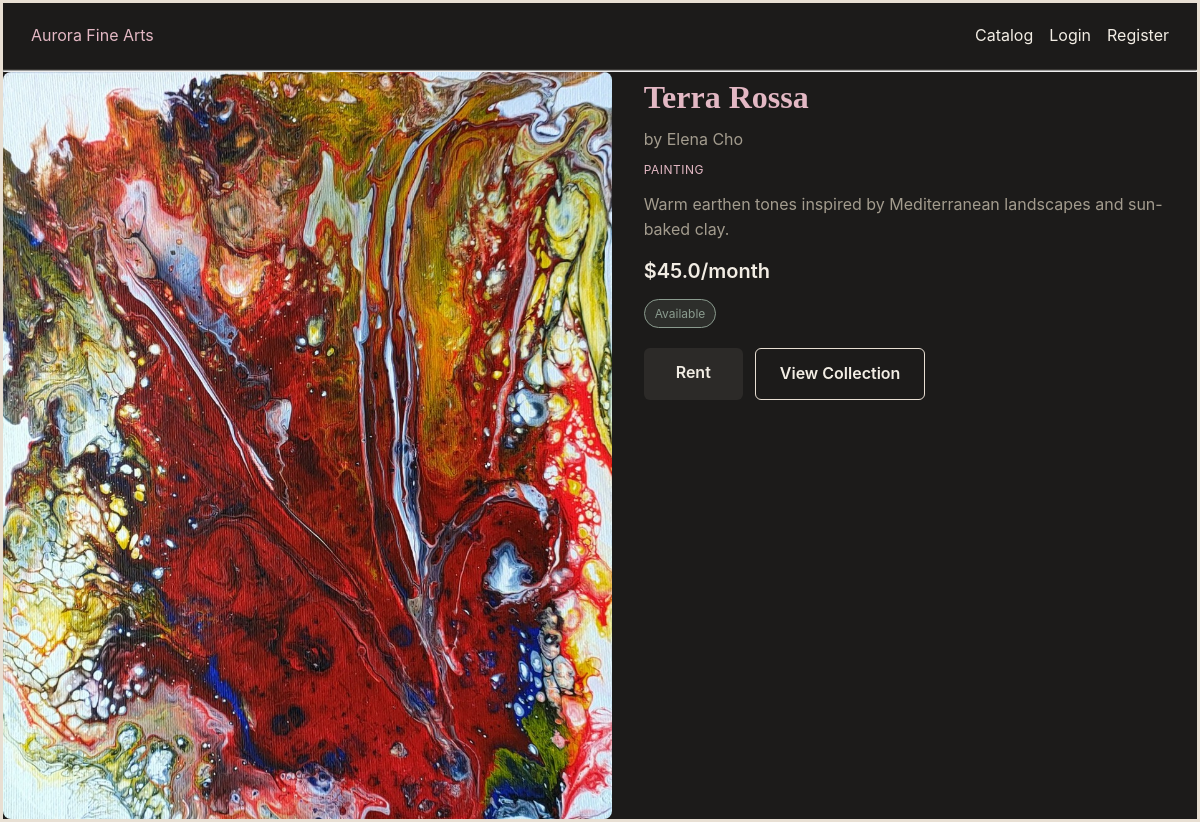
The page /artwork/2 on the database its author committed.
### models.py (models this page shows, shortened)
class Artwork(db.Model):
    id = db.Column(db.Integer, primary_key=True)
    title = db.Column(db.String(150), nullable=False)
    artist_name = db.Column(db.String(150), nullable=False)
    category = db.Column(db.String(80))
    price_per_month = db.Column(db.Float, nullable=False)
    is_available = db.Column(db.Boolean, default=True)
    image_url = db.Column(db.String(300))
    description = db.Column(db.Text)

### app.py (the view)
@app.route("/artwork/<int:artwork_id>")
def artwork_detail(artwork_id):
    artwork = Artwork.query.get_or_404(artwork_id)
    return render_template("artwork_detail.html", artwork=artwork)

### templates/artwork_detail.html (shortened to what this page needs)
{% extends "base.html" %}
{% block content %}
    <div class="detail-layout">
        <img src="{{ artwork.image_url }}" alt="{{ artwork.title }}" class="detail-img">
        <div class="detail-info">
            <h1>{{ artwork.title }}</h1>
            <p class="detail-artist">by {{ artwork.artist_name }}</p>
            <p class="category-tag">{{ artwork.category }}</p>
            {% if artwork.description %}
                <p class="detail-description">{{ artwork.description }}</p>
            {% endif %}
            <p class="detail-price">${{ artwork.price_per_month }}/month</p>
            {% if artwork.is_available %}
                <span class="badge">Available</span>
            {% else %}
                <span class="badge" style="border-color:#A39C8E; color:#A39C8E; background:rgba(163,156,142,0.15);">Not available</span>
            {% endif %}
            <div class="detail-actions">
                {% if artwork.is_available and (not current_user.is_authenticated or not current_user.is_admin) %}
                    <a href="/rent/{{ artwork.id }}" class="btn-primary">Rent</a>
                {% endif %}
                <a href="/visit" class="btn-secondary">View Collection</a>
            </div>
        </div>
    </div>
{% endblock %}

### static/css/style.css (style rules this page uses)
* { margin: 0; padding: 0; box-sizing: border-box; }
body { font-family: 'Inter', -apple-system, sans-serif; background-color: #1C1B1A; color: #F2EDE4; line-height: 1.6; border: 3px solid #E8DFD3; min-height: 100vh; }
h1, h2 { font-family: 'Playfair Display', serif; color: #E3B8C4; margin-bottom: 12px; }
a { color: #E3B8C4; text-decoration: none; }
.badge { display: inline-block; font-size: 12px; padding: 4px 10px; border-radius: 999px; border: 1px solid #8A9B8E; color: #8A9B8E; background: rgba(138, 155, 142, 0.15); }
.btn-primary { display: inline-block; background: #2C2A28; color: #F2EDE4; font-weight: 600; padding: 12px 32px; border-radius: 6px; text-decoration: none; }
.category-tag { font-size: 12px; color: #E3B8C4; text-transform: uppercase; letter-spacing: 0.5px; margin-bottom: 8px; }
.detail-layout { display: grid; grid-template-columns: 1.1fr 1fr; gap: 32px; align-items: start; }
.detail-img { width: 100%; border-radius: 8px; object-fit: cover; }
.detail-info h1 { margin-bottom: 4px; }
.detail-artist { color: #A39C8E; margin-bottom: 8px; }
.detail-price { font-size: 20px; font-weight: 600; margin: 12px 0; }
.detail-actions { margin-top: 20px; }
.detail-img { width: 100%; min-height: 300px; border-radius: 8px; object-fit: cover; background: #262523; }
.detail-description { color: #A39C8E; margin: 12px 0; line-height: 1.6; }
.detail-actions { display: flex; gap: 12px; margin-top: 20px; }
.btn-secondary { display: inline-block; background: transparent; border: 1px solid #E8DFD3; color: #F2EDE4; font-weight: 600; padding: 12px 24px; border-radius: 6px; text-decoration: none; }

### rows shown on the page
Artwork: image_url (picture), title "Terra Rossa", artist_name "Elena Cho", category "PAINTING", description "Warm earthen tones inspired by Mediterranean landscapes and sun-baked clay.", price_per_month "45.0"
